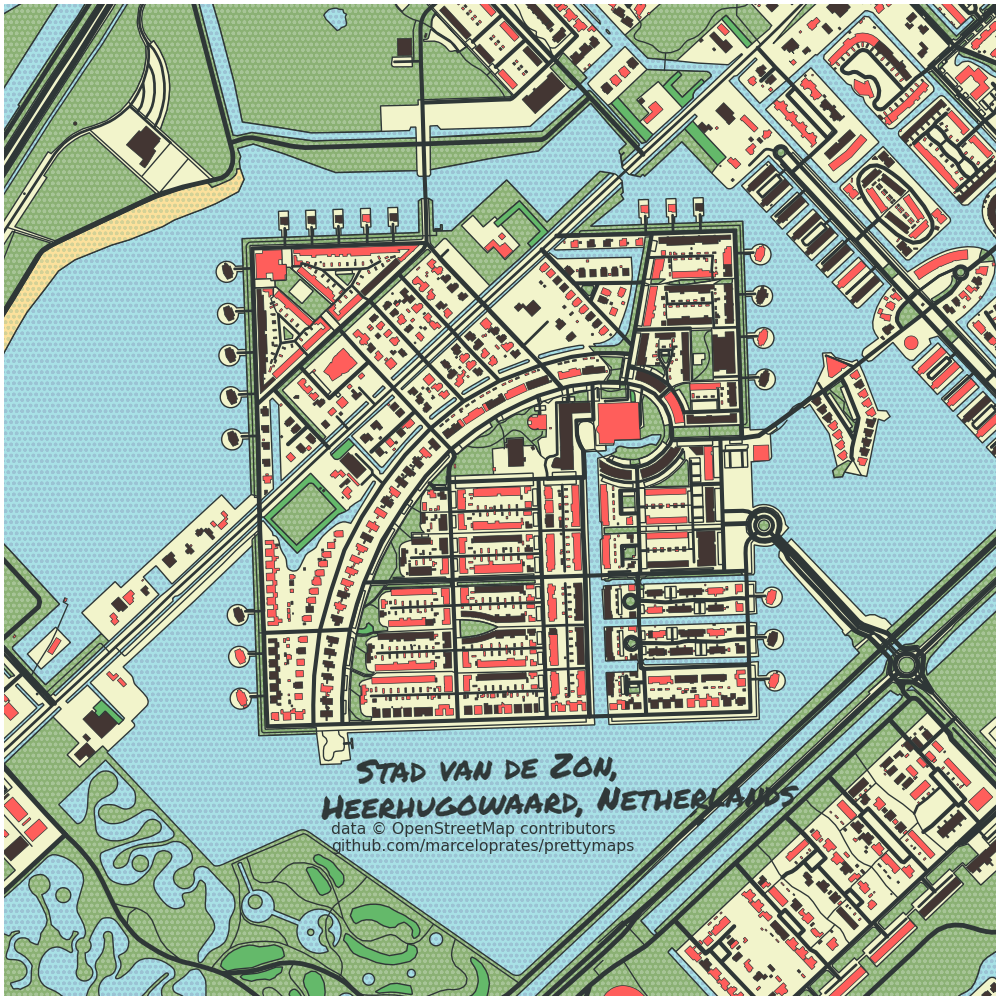

The Python source for this figure:
import matplotlib.pyplot as plt
import matplotlib.font_manager as fm
from prettymaps import plot

# zdefiniowanie przestrzeni mapy
fig, ax = plt.subplots(figsize = (10, 10), constrained_layout = True)
# MAPA
layers = plot(
    # Adres:
    'Stad van de Zon, Heerhugowaard, Netherlands',
    # promień okręgu/kwadratu w którym tworzymy mapę
    radius = 1100,
    # Matplotlib axis
    ax = ax,
    # wybór warstw OpenStreetMap
    layers = {
            'perimeter': { 'circle': False, 'dilate': 100},
            'streets': {
                'width': {
                    'motorway': 5,
                    'trunk': 5,
                    'primary': 4.5,
                    'secondary': 4,
                    'tertiary': 3.5,
                    'cycleway': 3.5,
                    'residential': 3,
                    'service': 2,
                    'unclassified': 2,
                    'pedestrian': 2,
                    'footway': 1,
                },
                'circle': False, 'dilate': 100
            },
            'building': {'tags': {'building': True, 'landuse': 'construction'}, 'union': True, 'circle': False, 'dilate': 100},
            'water': {'tags': {'natural': ['water', 'bay']}, 'circle': False, 'dilate': 100},
            'forest': {'tags': {'landuse': 'forest'}, 'circle': False, 'dilate': 100},
            'green': {'tags': {'landuse': ['grass', 'orchard'], 'natural': ['island', 'wood'], 'leisure': 'park'}, 'circle': False, 'dilate': 100},
            'beach': {'tags': {'natural': 'beach'}, 'circle': False, 'dilate': 100},
            'parking': {'tags': {'amenity': 'parking', 'highway': 'pedestrian', 'man_made': 'pier'}, 'circle': False}
        },
        drawing_kwargs = {
            'perimeter': {'fill': False, 'lw': 0, 'zorder': 0},
            'background': {'fc': '#F2F4CB', 'zorder': -1},
            'green': {'fc': '#8BB174', 'ec': '#2F3737', 'hatch_c': '#A7C497', 'hatch': 'ooo...', 'lw': 1, 'zorder': 1},
            'forest': {'fc': '#64B96A', 'ec': '#2F3737', 'lw': 1, 'zorder': 2},
            'water': {'fc': '#a8e1e6', 'ec': '#2F3737', 'hatch_c': '#9bc3d4', 'hatch': 'ooo...', 'lw': 1, 'zorder': 3},
            'beach': {'fc': '#FCE19C', 'ec': '#2F3737', 'hatch_c': '#d4d196', 'hatch': 'ooo...', 'lw': 1, 'zorder': 3},
            'parking': {'fc': '#F2F4CB', 'ec': '#2F3737', 'lw': 1, 'zorder': 3},
            'streets': {'fc': '#2F3737', 'ec': '#475657', 'alpha': 1, 'lw': 0, 'zorder': 4},
            'building': {'palette': ['#433633', '#FF5E5B'], 'ec': '#2F3737', 'lw': .5, 'zorder': 5},
            
        },
        osm_credit = {'x': .405, 'y': .68, 'color': '#2F3737', 'fontsize': 0.5}
)

xmin, ymin, xmax, ymax = layers['perimeter'].bounds
dx, dy = xmax-xmin, ymax-ymin
a = .2
ax.set_xlim(xmin+a*dx, xmax-a*dx)
ax.set_ylim(ymin+a*dy, ymax-a*dy)

ax.text(
    xmin+.39*dx, ymin+.305*dy,
    ' '*3 + 'Stad van de Zon,\nHeerhugowaard, Netherlands',
    color = '#2F3737',
    zorder = 6, rotation = +1.75,
    fontproperties = fm.FontProperties(fname = 'PermanentMarker-Regular.ttf', size = 24)
)

plt.savefig('img/advanced2.png')
plt.show()
